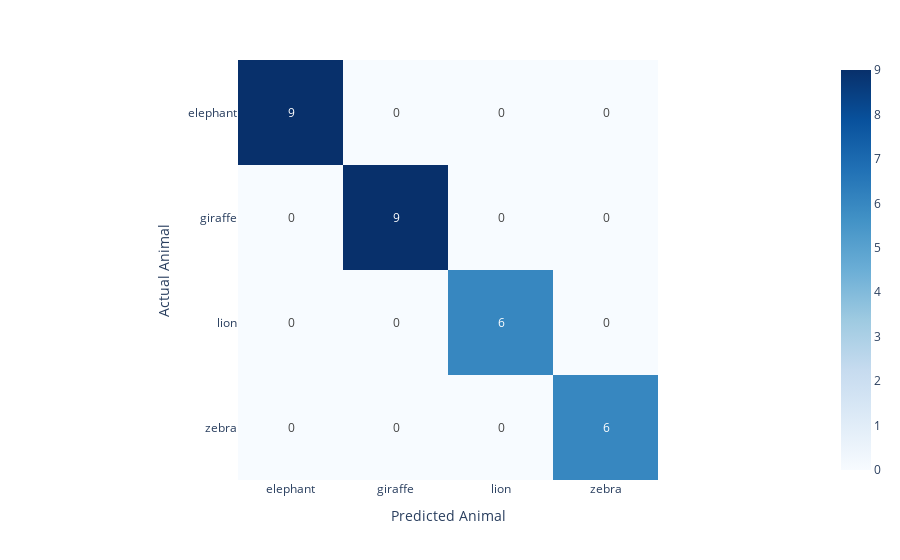

The notebook cell saved with this chart:
### Markdown cell above
### Évaluation du modèle

### Code cell
# Tensorflow doesn't have a built-in confusion matrix metric, so we'll use SciKit-Learn
import numpy as np
from sklearn.metrics import confusion_matrix

print("Generating predictions from validation data...")
# Get the image and label arrays for the first batch of validation data
x_test = validation_generator[0][0]
y_test = validation_generator[0][1]

# Use the model to predict the class
class_probabilities = model.predict(x_test)

# The model returns a probability value for each class
# The one with the highest probability is the predicted class
predictions = np.argmax(class_probabilities, axis=1)

# The actual labels are hot encoded (e.g. [0 1 0], so get the one with the value 1
true_labels = np.argmax(y_test, axis=1)

# Plot the confusion matrix
cm = confusion_matrix(true_labels, predictions)
px.imshow(
    cm,
    text_auto=True,
    x=classnames,
    y=classnames,
    color_continuous_scale="blues",
    labels={"x": "Predicted Animal", "y": "Actual Animal"},
)

### Figure 1 — Plotly figure (JSON) as saved in the notebook; plotly's stock layout.template omitted (floating-point values rounded to 4 significant figures)
{"data": [{"coloraxis": "coloraxis", "hovertemplate": "Predicted Animal: %{x}<br>Actual Animal: %{y}<br>color: %{z}<extra></extra>", "name": "0", "texttemplate": "%{z}", "type": "heatmap", "x": ["elephant", "giraffe", "lion", "zebra"], "xaxis": "x", "y": ["elephant", "giraffe", "lion", "zebra"], "yaxis": "y", "z": [[9, 0, 0, 0], [0, 9, 0, 0], [0, 0, 6, 0], [0, 0, 0, 6]]}], "layout": {"coloraxis": {"colorscale": [[0, "rgb(247,251,255)"], [0.125, "rgb(222,235,247)"], [0.25, "rgb(198,219,239)"], [0.375, "rgb(158,202,225)"], [0.5, "rgb(107,174,214)"], [0.625, "rgb(66,146,198)"], [0.75, "rgb(33,113,181)"], [0.875, "rgb(8,81,156)"], [1, "rgb(8,48,107)"]]}, "margin": {"t": 60}, "xaxis": {"anchor": "y", "constrain": "domain", "domain": [0, 1], "scaleanchor": "y", "title": {"text": "Predicted Animal"}}, "yaxis": {"anchor": "x", "autorange": "reversed", "constrain": "domain", "domain": [0, 1], "title": {"text": "Actual Animal"}}}}
